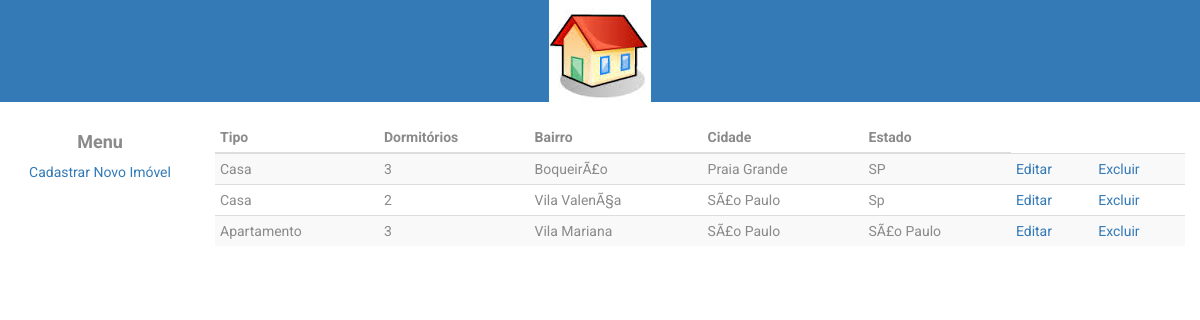
The page / on the database its author committed.
### tables this page shows
CREATE TABLE IF NOT EXISTS `imoveis` (
`registro` int(11) NOT NULL,
  `tipo` varchar(11) NOT NULL,
  `dormitorios` int(2) NOT NULL,
  `bairro` varchar(40) NOT NULL,
  `cidade` varchar(40) NOT NULL,
  `estado` varchar(40) NOT NULL
);

### index.php (the view, shortened to what this page needs)
<!DOCTYPE html>
<html>
  <head>
    <link href="css/bootstrap.min.css" rel="stylesheet">
    <link href="css/style.css" rel="stylesheet">
  </head>
  <body>
    <div id="topo" class="container-fluid">
      <div class="row">
        <div id="logo" class="col-xs-12 col-sm-12 col-md-12 col-lg-12 centro">
          <img src="logo.jpg" />
        </div>
      </div>
    </div>
    <div class="container-fluid">
      <div class="row">
        <div id="menu" class="col-xs-12 col-sm-2 col-md-2 col-lg-2 centro">
          <h4>Menu</h4>
          <p><a href="cadastro-imovel.php">Cadastrar Novo Im&oacute;vel</a></p>
        </div>
        <div id="conteudo" class="col-xs-12 col-sm-10 col-md-10 col-lg-10 ">
          <?php
            $result=mysql_query("select registro, tipo, dormitorios, bairro,cidade, estado from imoveis");
          ?>
          <table id="tabela_imoveis1" class="table table-condensed table-striped">
            <thead>
              <tr>
                <th>Tipo</th>
                <th>Dormitórios</th>
                <th>Bairro</th>
                <th>Cidade</th>
                <th>Estado</th>
              </tr>
            </thead>
            <?php while($linha = mysql_fetch_array($result)) { ?>
              <tr>
                <td><?php echo $linha['tipo'] ?></td>
                <td><?php echo $linha['dormitorios'] ?></td>
                <td><?php echo $linha['bairro'] ?></td>
                <td><?php echo $linha['cidade'] ?></td>
                <td><?php echo $linha['estado'] ?></td>
                <td><a href=editar.php?id=<?php echo $linha['registro'];?>> Editar</a></td>
                <td><a href=decisao.php?id=<?php echo $linha['registro'];?>> Excluir</a></td>
              </tr>
            <?php } ?>
          </table>
        </div>
      </div>
    </div>
  </body>
</html>

### css/style.css (style rules this page uses)
html,body { font-family: 'Roboto', sans-serif; color: #8a8a8a; }
.centro { text-align: center; }
#topo { background: #337ab7; color: #fff; margin-bottom: 20px; }
#menu > h4 { font-weight: bold; cursor: default; }

### rows shown on the page
imoveis: tipo "Casa", dormitorios "3", bairro "BoqueirÃ£o", cidade "Praia Grande", estado "SP"
imoveis: tipo "Casa", dormitorios "2", bairro "Vila ValenÃ§a", cidade "SÃ£o Paulo", estado "Sp"
imoveis: tipo "Apartamento", dormitorios "3", bairro "Vila Mariana", cidade "SÃ£o Paulo", estado "SÃ£o Paulo"
